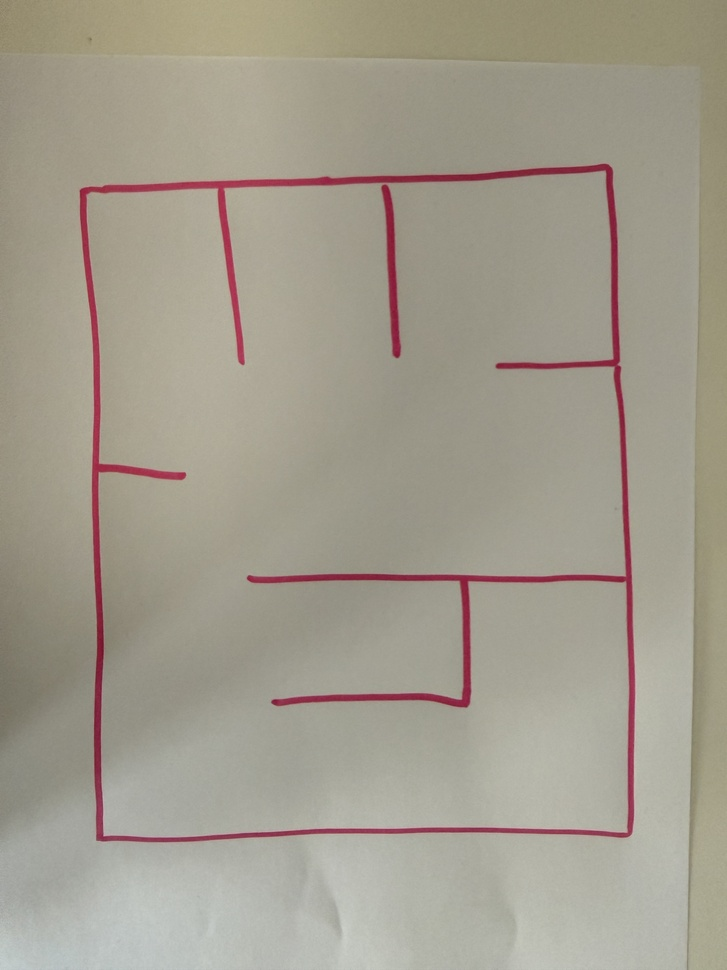
#> input picture images/wall.jpg, 727 x 970 px, shrunk from 3024 x 4032 before the run
$ python -i wall_detection.py   (imports and definitions only)
#> lines starting #> are read from the running program, lines starting #| are printed output that depends on the picture; after the words box and inside, x2 and y2 are one past the last pixel; in counts of white or black regions, pixels touching at a corner belong together
import numpy as np
import cv2 as cv
from agent.walls.grid import Maze


# [5 lines left out: function get_image, not called in this run]

# get a pink mask from the image using HSV color space -> binary image with white walls and black background
def get_pink_mask(image):
    # use LAB color space for better color segmentation
    lab = cv.cvtColor(image, cv.COLOR_BGR2LAB)
    L, a, b = cv.split(lab)

    # 'a' channel = green <-> red
    a = a.astype(np.uint8)
    b = b.astype(np.uint8)

    # dynamic threshold: keep reddish pixels
    a_thresh = max(145, int(np.percentile(a, 92)))

    # reject yellowish pixels (maze walls and floor)
    b_thresh = int(np.percentile(b, 85))

    color_mask = np.zeros_like(a, dtype=np.uint8)
    color_mask[(a >= a_thresh) & (b <= b_thresh + 10)] = 255

    # small cleanup
    small_kernel = np.ones((3, 3), np.uint8)
    color_mask = cv.morphologyEx(color_mask, cv.MORPH_OPEN, small_kernel, iterations=1)

    # keep only long thin horizontal / vertical structures
    horiz_kernel = cv.getStructuringElement(cv.MORPH_RECT, (25, 1))
    vert_kernel  = cv.getStructuringElement(cv.MORPH_RECT, (1, 25))

    horiz = cv.morphologyEx(color_mask, cv.MORPH_OPEN, horiz_kernel)
    vert  = cv.morphologyEx(color_mask, cv.MORPH_OPEN, vert_kernel)

    mask = cv.bitwise_or(horiz, vert)

    # reconnect tiny gaps in the wall lines
    mask = cv.morphologyEx(mask, cv.MORPH_CLOSE, small_kernel, iterations=2)

    return mask

# get main rectangle of maze
# count white pixels in each column and row
# find the first and last column/row that have a significant number of white pixels to determine the bounding rectangle of the maze
def find_outer_rectangle(mask, min_pixels_ratio=0.2):
    h, w = mask.shape

    # count white pixels in each column and row
    col_counts = np.count_nonzero(mask > 0, axis=0)
    row_counts = np.count_nonzero(mask > 0, axis=1)

    # treshold depends on the size of image
    col_threshold = int(h * min_pixels_ratio)
    row_threshold = int(w * min_pixels_ratio)

    xs = np.where(col_counts > col_threshold)[0]
    ys = np.where(row_counts > row_threshold)[0]

    if len(xs) == 0 or len(ys) == 0:
        raise ValueError("could not find outer rectangle")

    x_min = xs[0]
    x_max = xs[-1]
    y_min = ys[0]
    y_max = ys[-1]

    return (x_min, y_min, x_max - x_min, y_max - y_min)

# keep only lines that are in the main rectangle
def keep_lines_in_rectangle(lines, rect, margin=10):
    x, y, w, h = rect

    x_min = x - margin
    y_min = y - margin
    x_max = x + w + margin
    y_max = y + h + margin

    kept_lines = []

    for x1, y1, x2, y2 in lines:
        if (
            x_min <= x1 <= x_max and
            x_min <= x2 <= x_max and
            y_min <= y1 <= y_max and
            y_min <= y2 <= y_max
        ):
            kept_lines.append((x1, y1, x2, y2))

    return kept_lines

# mask with horizontal lines
def extract_horizontal_mask(mask, kernel_len=25):
    kernel = cv.getStructuringElement(cv.MORPH_RECT, (kernel_len, 1))
    horizontal = cv.morphologyEx(mask, cv.MORPH_OPEN, kernel)
    return horizontal

# mask with vertical lines
def extract_vertical_mask(mask, kernel_len=25):
    kernel = cv.getStructuringElement(cv.MORPH_RECT, (1, kernel_len))
    vertical = cv.morphologyEx(mask, cv.MORPH_OPEN, kernel)
    return vertical

# get horizontal segments as (x1, y, x2, y) from horizontal mask, filter by min_length
def get_horizontal_segments(horizontal_mask, min_length=30):
    contours, _ = cv.findContours(horizontal_mask, cv.RETR_EXTERNAL, cv.CHAIN_APPROX_SIMPLE)

    segments = []

    for cnt in contours:
        x, y, w, h = cv.boundingRect(cnt)

        if w >= min_length:
            y_center = y + h // 2
            segments.append((x, y_center, x + w, y_center))

    segments.sort(key=lambda line: (line[1], line[0]))
    return segments

# get vertical segments as (x, y1, x, y2) from vertical mask, filter by min_length
def get_vertical_segments(vertical_mask, min_length=30):
    contours, _ = cv.findContours(vertical_mask, cv.RETR_EXTERNAL, cv.CHAIN_APPROX_SIMPLE)

    segments = []

    for cnt in contours:
        x, y, w, h = cv.boundingRect(cnt)

        if h >= min_length:
            x_center = x + w // 2
            segments.append((x_center, y, x_center, y + h))

    segments.sort(key=lambda line: (line[0], line[1]))
    return segments

# draw main rectangle on img
# [16 lines left out: functions draw_outer_rectangle, draw_lines, not called in this run]


# main function to detect maze walls from an image already loaded in memory
def detect_maze_walls_from_image(image, kernel_len=25, min_length=30):
    mask = get_pink_mask(image)

    # contours of maze
    rect = find_outer_rectangle(mask)

    # masks for horizontal and vertical lines
    horizontal_mask = extract_horizontal_mask(mask, kernel_len=kernel_len)
    vertical_mask = extract_vertical_mask(mask, kernel_len=kernel_len)

    # segments of horizontal and vertical lines
    horizontal_lines = get_horizontal_segments(horizontal_mask, min_length=min_length)
    vertical_lines = get_vertical_segments(vertical_mask, min_length=min_length)

    # filter lines to keep only those in the main rectangle
    horizontal_lines = keep_lines_in_rectangle(horizontal_lines, rect)
    vertical_lines = keep_lines_in_rectangle(vertical_lines, rect)

    return rect, horizontal_lines, vertical_lines, mask, horizontal_mask, vertical_mask


# convenient function for behaviours
# [76 lines left out: functions build_maze_from_image, build_maze_from_path, not called in this run]

>>> import cv2
>>> picture = cv2.imread('../../images/wall.jpg')
#> picture is the input picture: shape (970, 727, 3); mean B, G, R 142.2, 156.3, 162.5
>>> result = detect_maze_walls_from_image(picture)
#> in get_pink_mask, `L, a, b = cv.split(lab)`:
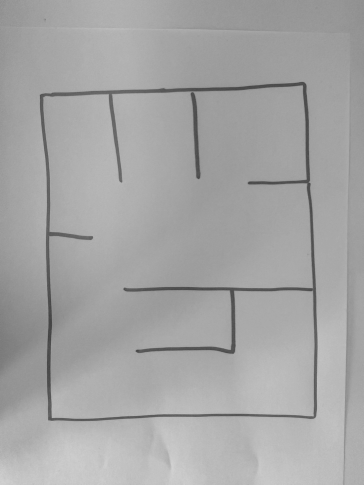
#> L: shape (970, 727) (shown at 1/2 size); min 56, max 212, mean 165
#> in get_pink_mask, `L, a, b = cv.split(lab)`:
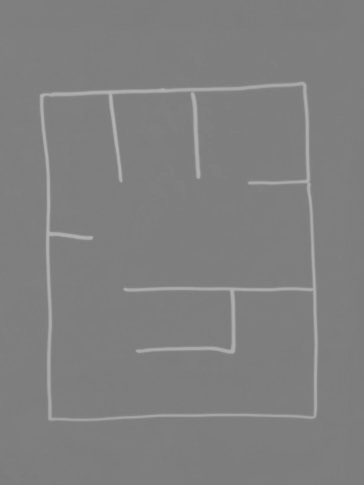
#> a: shape (970, 727) (shown at 1/2 size); min 123, max 180, mean 127.8
#> in get_pink_mask, `L, a, b = cv.split(lab)`:
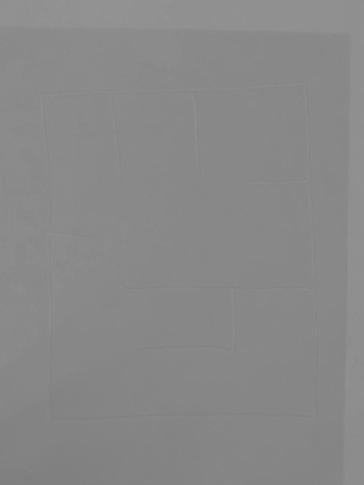
#> b: shape (970, 727) (shown at 1/2 size); min 126, max 148, mean 136.3
#> in get_pink_mask, `a_thresh = max(145, int(np.percentile(a, 92)))`: a_thresh = 145
#> in get_pink_mask, `b_thresh = int(np.percentile(b, 85))`: b_thresh = 139
#> in detect_maze_walls_from_image, `mask = get_pink_mask(image)`:
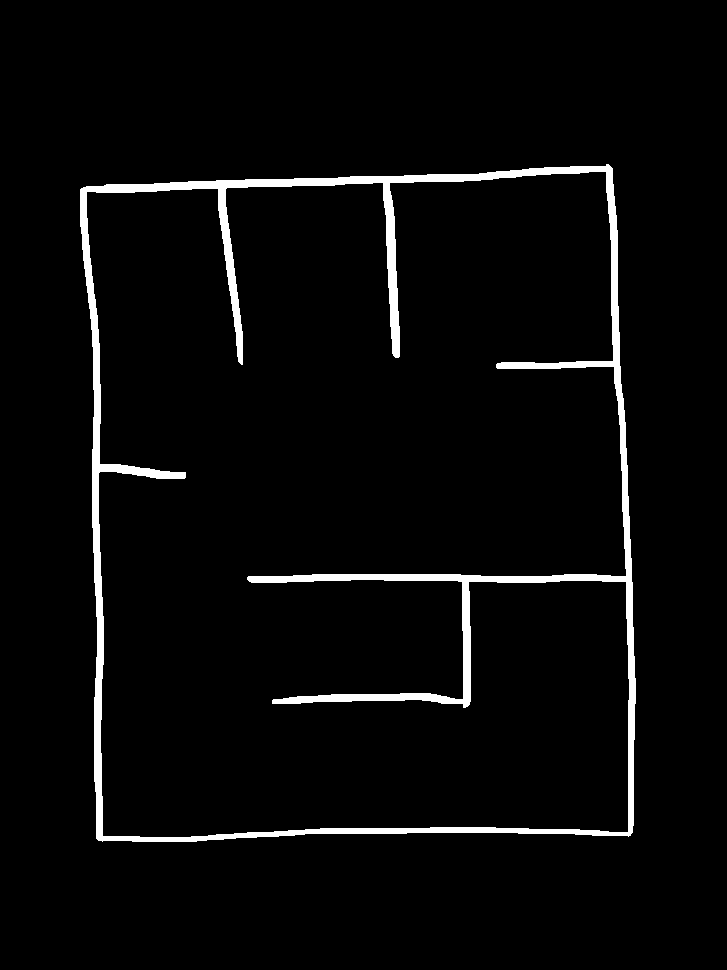
#> mask: shape (970, 727); 3.6% white; 1 white region, box (x1, y1, x2, y2) and area: (80, 164, 636, 842) 25270
#> in find_outer_rectangle, `col_counts = np.count_nonzero(mask > 0, axis=0)`: col_counts = 727 values, max 532 at index 97, min 0 at index 0, mean 34.76
#> in find_outer_rectangle, `row_counts = np.count_nonzero(mask > 0, axis=1)`: row_counts = 970 values, max 393 at index 577, min 0 at index 0, mean 26.05
#> in find_outer_rectangle, `xs = np.where(col_counts > col_threshold)[0]`: xs = [93, 94, 95, 96, 97, 98, 99, 100, 101, 614, 628, 629, 630, 631, 632, 633]
#> in find_outer_rectangle, `ys = np.where(row_counts > row_threshold)[0]`: ys = 34 values from 176 to 837
#> in find_outer_rectangle, `x_min = xs[0]`: x_min = 93
#> in find_outer_rectangle, `x_max = xs[-1]`: x_max = 633
#> in find_outer_rectangle, `y_min = ys[0]`: y_min = 176
#> in find_outer_rectangle, `y_max = ys[-1]`: y_max = 837
#> in detect_maze_walls_from_image, `rect = find_outer_rectangle(mask)`: rect = (93, 176, 540, 661)
#> in extract_vertical_mask, `vertical = cv.morphologyEx(mask, cv.MORPH_OPEN, kernel)`:
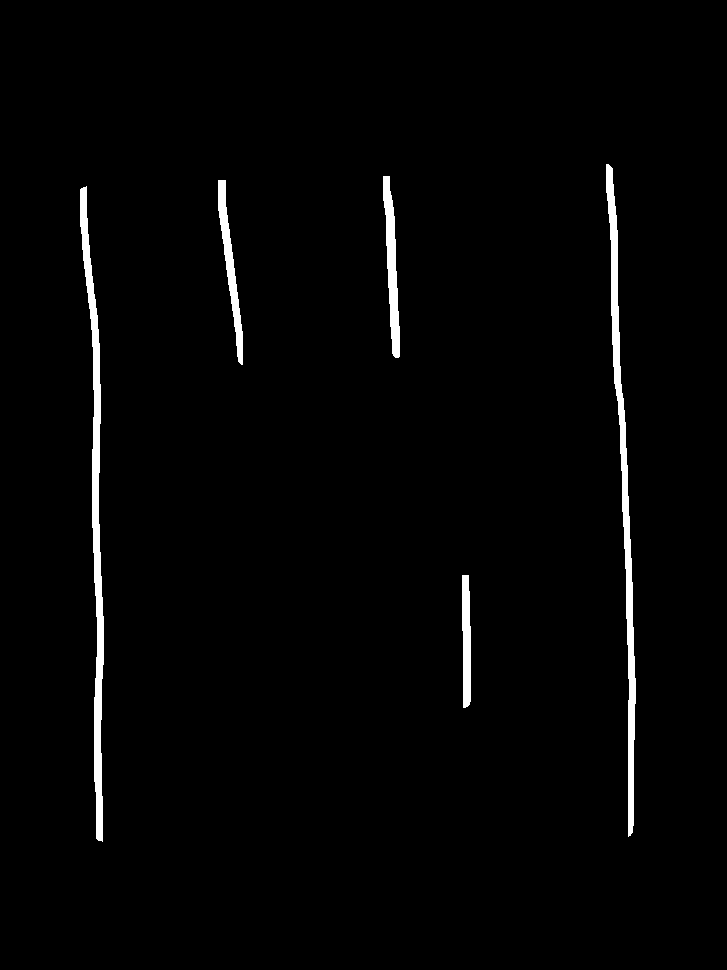
#> vertical: shape (970, 727); 1.9% white; 5 white regions
#> in get_horizontal_segments, `contours, _ = cv.findContours(horizontal_mask, cv.RETR_EXTERNAL, cv.CH..`: contours = 6 contours; box (x1, y1, x2, y2) and area: (80, 166, 613, 193) 3540, (96, 827, 633, 842) 2336, (247, 574, 632, 583) 2212, (272, 693, 471, 704) 1172, (92, 464, 186, 479) 664, (496, 361, 621, 369) 660
#> the loop in get_horizontal_segments, `for cnt in contours:` made 6 passes
#> (x, y, w, h, y_center) on passes 1 to 6: (96, 827, 537, 15, 834), (272, 693, 199, 11, 698), (247, 574, 385, 9, 578), (92, 464, 94, 15, 471), (496, 361, 125, 8, 365), (80, 166, 533, 27, 179)
#> after the loop in get_horizontal_segments, `for cnt in contours:`: segments = [(96, 834, 633, 834), (272, 698, 471, 698), (247, 578, 632, 578), (92, 471, 186, 471), (496, 365, 621, 365), (80, 179, 613, 179)]
#> in detect_maze_walls_from_image, `horizontal_lines = get_horizontal_segments(horizontal_mask, min_length..`: horizontal_lines = [(80, 179, 613, 179), (496, 365, 621, 365), (92, 471, 186, 471), (247, 578, 632, 578), (272, 698, 471, 698), (96, 834, 633, 834)]
#> in get_vertical_segments, `contours, _ = cv.findContours(vertical_mask, cv.RETR_EXTERNAL, cv.CHAI..`: contours = 5 contours; box (x1, y1, x2, y2) and area: (80, 186, 104, 842) 4058, (606, 164, 636, 837) 3840, (383, 176, 400, 358) 1390, (218, 180, 243, 365) 1223, (462, 575, 471, 708) 902
#> the loop in get_vertical_segments, `for cnt in contours:` made 5 passes
#> (x, y, w, h, x_center) on passes 1 to 5: (462, 575, 9, 133, 466), (80, 186, 24, 656, 92), (218, 180, 25, 185, 230), (383, 176, 17, 182, 391), (606, 164, 30, 673, 621)
#> after the loop in get_vertical_segments, `for cnt in contours:`: segments = [(466, 575, 466, 708), (92, 186, 92, 842), (230, 180, 230, 365), (391, 176, 391, 358), (621, 164, 621, 837)]
#> in detect_maze_walls_from_image, `vertical_lines = get_vertical_segments(vertical_mask, min_length=min_l..`: vertical_lines = [(92, 186, 92, 842), (230, 180, 230, 365), (391, 176, 391, 358), (466, 575, 466, 708), (621, 164, 621, 837)]
#> in keep_lines_in_rectangle, `x, y, w, h = rect`: x = 93; y = 176; w = 540; h = 661
#> in keep_lines_in_rectangle, `x_min = x - margin`: x_min = 83
#> in keep_lines_in_rectangle, `y_min = y - margin`: y_min = 166
#> in keep_lines_in_rectangle, `x_max = x + w + margin`: x_max = 643
#> in keep_lines_in_rectangle, `y_max = y + h + margin`: y_max = 847
#> the loop in keep_lines_in_rectangle, `for x1, y1, x2, y2 in lines:` made 6 passes
#> after the loop in keep_lines_in_rectangle, `for x1, y1, x2, y2 in lines:`: kept_lines = [(496, 365, 621, 365), (92, 471, 186, 471), (247, 578, 632, 578), (272, 698, 471, 698), (96, 834, 633, 834)]
#> in detect_maze_walls_from_image, `horizontal_lines = keep_lines_in_rectangle(horizontal_lines, rect)`: horizontal_lines has the same summary as kept_lines in keep_lines_in_rectangle
#> the loop in keep_lines_in_rectangle (call 2), `for x1, y1, x2, y2 in lines:` made 5 passes
#> in detect_maze_walls_from_image, `vertical_lines = keep_lines_in_rectangle(vertical_lines, rect)`: vertical_lines = [(92, 186, 92, 842), (230, 180, 230, 365), (391, 176, 391, 358), (466, 575, 466, 708)]
#> result = 6 items

$ run again, on images/maze.png
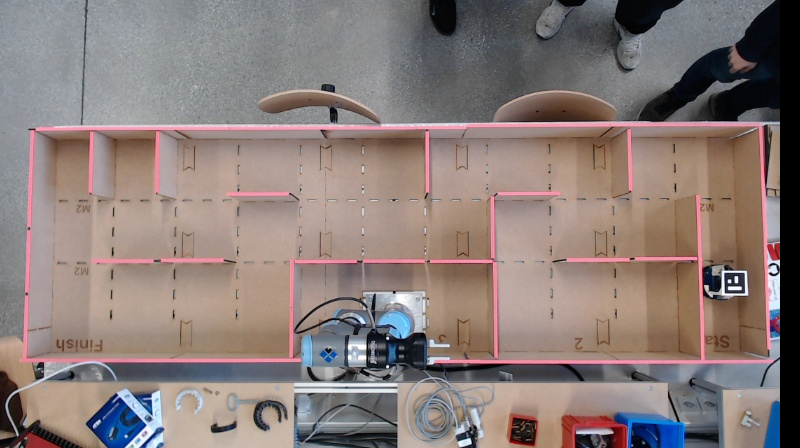
#> input picture images/maze.png, 800 x 448 px
#> picture is the input picture: shape (448, 800, 3); mean B, G, R 121, 124.2, 138
#> lab: shape (448, 800, 3); mean of channels 0, 1, 2 134.9, 133.2, 131.9
#> a_thresh = 145
#> b_thresh = 142
#> in detect_maze_walls_from_image, `mask = get_pink_mask(image)`:
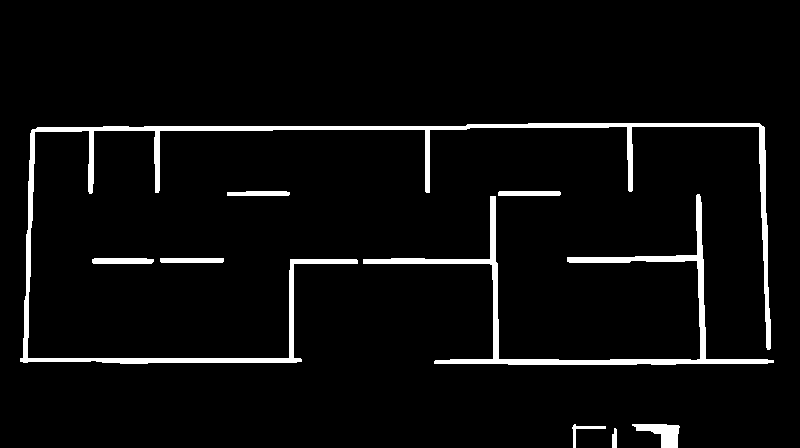
#> mask: shape (448, 800); 4.5% white; 9 white regions, largest, box (x1, y1, x2, y2) and area: (20, 123, 771, 364) 8951, (363, 194, 774, 365) 5116, (632, 424, 680, 448) 618
#> col_counts = 800 values, max 177 at index 765, min 0 at index 0, mean 20.27
#> row_counts = 448 values, max 646 at index 126, min 0 at index 0, mean 36.2
#> xs = 31 values from 26 to 767
#> ys = 20 values from 123 to 363
#> in find_outer_rectangle, `x_min = xs[0]`: x_min = 26
#> in find_outer_rectangle, `x_max = xs[-1]`: x_max = 767
#> in find_outer_rectangle, `y_min = ys[0]`: y_min = 123
#> in find_outer_rectangle, `y_max = ys[-1]`: y_max = 363
#> rect = (26, 123, 741, 240)
#> horizontal: shape (448, 800); 2.8% white; 12 white regions, largest, box (x1, y1, x2, y2) and area: (31, 123, 764, 132) 3202, (434, 359, 774, 365) 1768, (20, 358, 302, 364) 1345
#> in extract_vertical_mask, `vertical = cv.morphologyEx(mask, cv.MORPH_OPEN, kernel)`:
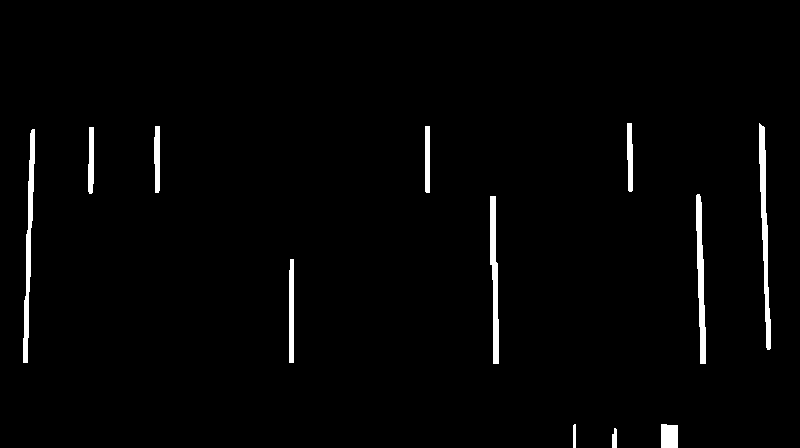
#> vertical: shape (448, 800); 1.9% white; 12 white regions
#> in get_horizontal_segments, `contours, _ = cv.findContours(horizontal_mask, cv.RETR_EXTERNAL, cv.CH..`: contours = 12 contours; largest, box (x1, y1, x2, y2) and area: (31, 123, 764, 132) 2468, (434, 359, 774, 365) 1426, (20, 358, 302, 364) 1060, (567, 255, 704, 263) 664, (363, 258, 498, 264) 564
#> the loop in get_horizontal_segments, `for cnt in contours:` made 12 passes
#> (x, y, w, h, y_center) on passes 1 to 8: (572, 426, 34, 3, 427), (632, 424, 48, 10, 429), (434, 359, 340, 6, 362), (20, 358, 282, 6, 361), (290, 259, 68, 5, 261), (363, 258, 135, 6, 261), (160, 258, 64, 5, 260), (92, 258, 62, 6, 261)
#> after the loop in get_horizontal_segments, `for cnt in contours:`: segments = [(572, 427, 606, 427), (632, 429, 680, 429), (434, 362, 774, 362), (20, 361, 302, 361), (290, 261, 358, 261), (363, 261, 498, 261), (160, 260, 224, 260), (92, 261, 154, 261), (567, 259, 704, 259), (498, 193, 561, 193), (227, 193, 290, 193), (31, 127, 764, 127)]
#> in detect_maze_walls_from_image, `horizontal_lines = get_horizontal_segments(horizontal_mask, min_length..`: horizontal_lines = [(31, 127, 764, 127), (227, 193, 290, 193), (498, 193, 561, 193), (567, 259, 704, 259), (160, 260, 224, 260), (92, 261, 154, 261), (290, 261, 358, 261), (363, 261, 498, 261), (20, 361, 302, 361), (434, 362, 774, 362), (572, 427, 606, 427), (632, 429, 680, 429)]
#> in get_vertical_segments, `contours, _ = cv.findContours(vertical_mask, cv.RETR_EXTERNAL, cv.CHAI..`: contours = 12 contours; largest, box (x1, y1, x2, y2) and area: (759, 123, 771, 350) 956, (23, 129, 35, 363) 901, (696, 194, 706, 364) 824, (490, 196, 499, 364) 800, (289, 259, 294, 363) 402
#> the loop in get_vertical_segments, `for cnt in contours:` made 12 passes
#> (x, y, w, h, x_center) on passes 4 to 11: (289, 259, 5, 104, 291), (490, 196, 9, 168, 494), (696, 194, 10, 170, 701), (23, 129, 12, 234, 29), (88, 127, 6, 67, 91), (425, 126, 5, 67, 427), (154, 126, 6, 67, 157), (759, 123, 12, 227, 765)
#> after the loop in get_vertical_segments, `for cnt in contours:`: segments = [(291, 259, 291, 363), (494, 196, 494, 364), (701, 194, 701, 364), (29, 129, 29, 363), (91, 127, 91, 194), (427, 126, 427, 193), (157, 126, 157, 193), (765, 123, 765, 350), (630, 123, 630, 192)]
#> vertical_lines = [(29, 129, 29, 363), (91, 127, 91, 194), (157, 126, 157, 193), (291, 259, 291, 363), (427, 126, 427, 193), (494, 196, 494, 364), (630, 123, 630, 192), (701, 194, 701, 364), (765, 123, 765, 350)]
#> in keep_lines_in_rectangle, `x, y, w, h = rect`: x = 26; y = 123; w = 741; h = 240
#> in keep_lines_in_rectangle, `x_min = x - margin`: x_min = 16
#> in keep_lines_in_rectangle, `y_min = y - margin`: y_min = 113
#> in keep_lines_in_rectangle, `x_max = x + w + margin`: x_max = 777
#> in keep_lines_in_rectangle, `y_max = y + h + margin`: y_max = 373
#> the loop in keep_lines_in_rectangle, `for x1, y1, x2, y2 in lines:` made 12 passes
#> after the loop in keep_lines_in_rectangle, `for x1, y1, x2, y2 in lines:`: kept_lines = [(31, 127, 764, 127), (227, 193, 290, 193), (498, 193, 561, 193), (567, 259, 704, 259), (160, 260, 224, 260), (92, 261, 154, 261), (290, 261, 358, 261), (363, 261, 498, 261), (20, 361, 302, 361), (434, 362, 774, 362)]
#> in detect_maze_walls_from_image, `horizontal_lines = keep_lines_in_rectangle(horizontal_lines, rect)`: horizontal_lines has the same summary as kept_lines in keep_lines_in_rectangle
#> the loop in keep_lines_in_rectangle (call 2), `for x1, y1, x2, y2 in lines:` made 9 passes
#> result = 6 items
